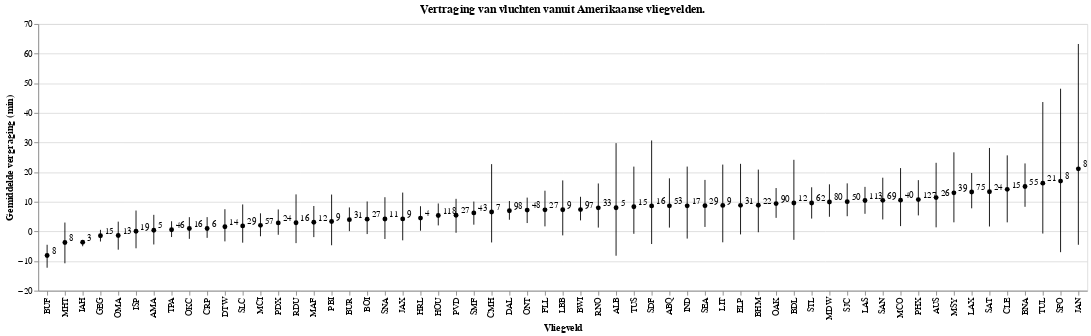

The notebook cell this image was saved under:
### Markdown cell above
Altair heeft ook een grote toolkit voor statistische analyses beschikbaar. In dit voorbeeld worden `mark_*` properties gecombineerd om een gemiddelde met confidence intervals weer te geven met als annotation het aantal datapunten waarop de bootstrap is gebaseerd. De logica volgt weer eenzelfde opzet:

1. Base chart met x-as, y-as en tooltip encodings. De sortering van de X-as zit in de base chart, zodat deze toegepast wordt voor alle figuren.
2. Maken van een figuur met points
3. Maken van een figuur met error bars
4. Maken van een figuur met text annotatie
5. Overlay maken van figuren 2, 3 en 4.

### Code cell
df = data.flights_2k()

base = (
    alt
    .Chart(
        df, 
        title="Vertraging van vluchten vanuit Amerikaanse vliegvelden.",
    )
    .encode(
        x=alt.X(
            "origin",
            sort=alt.EncodingSortField("delay", op="mean"),
            title="Vliegveld"
        ),
        y=alt.Y("mean(delay)", title="Gemiddelde vergraging (min)"),
        tooltip=["origin","mean(delay)","count(delay)"]
    )
)

points = (
    base
    .mark_point(color="black", filled=True)
)


error_bars = (
    base
    # Altair heeft veel ingebouwde aggragatie functies, waaronder bootstrapped 95% confidence intervals
    # https://altair-viz.github.io/user_guide/encoding.html#binning-and-aggregation
    .encode(y="ci0(delay)", y2="ci1(delay)")
    .mark_rule()
)

annotation = (
    base
    .mark_text(
        align='left',
        baseline='middle',
        fontSize=10,
        dx=5,
        dy=-5
    )
    .encode(text='count(delay)')
)

points + error_bars + annotation

### Figure 1 — Vega-Lite specification as saved in the notebook (floating-point values rounded to 4 significant figures; data arrays with more than 128 entries replaced by an {"elided": "..."} marker saying what was removed)
{"config": {"view": {"continuousWidth": 400, "continuousHeight": 300}}, "layer": [{"mark": {"type": "point", "color": "black", "filled": true}, "encoding": {"tooltip": [{"field": "origin", "type": "nominal"}, {"aggregate": "mean", "field": "delay", "type": "quantitative"}, {"aggregate": "count", "field": "delay", "type": "quantitative"}], "x": {"field": "origin", "sort": {"field": "delay", "op": "mean"}, "title": "Vliegveld", "type": "nominal"}, "y": {"aggregate": "mean", "field": "delay", "title": "Gemiddelde vergraging (min)", "type": "quantitative"}}, "title": "Vertraging van vluchten vanuit Amerikaanse vliegvelden."}, {"mark": "rule", "encoding": {"tooltip": [{"field": "origin", "type": "nominal"}, {"aggregate": "mean", "field": "delay", "type": "quantitative"}, {"aggregate": "count", "field": "delay", "type": "quantitative"}], "x": {"field": "origin", "sort": {"field": "delay", "op": "mean"}, "title": "Vliegveld", "type": "nominal"}, "y": {"aggregate": "ci0", "field": "delay", "type": "quantitative"}, "y2": {"aggregate": "ci1", "field": "delay"}}, "title": "Vertraging van vluchten vanuit Amerikaanse vliegvelden."}, {"mark": {"type": "text", "align": "left", "baseline": "middle", "dx": 5, "dy": -5, "fontSize": 10}, "encoding": {"text": {"aggregate": "count", "field": "delay", "type": "quantitative"}, "tooltip": [{"field": "origin", "type": "nominal"}, {"aggregate": "mean", "field": "delay", "type": "quantitative"}, {"aggregate": "count", "field": "delay", "type": "quantitative"}], "x": {"field": "origin", "sort": {"field": "delay", "op": "mean"}, "title": "Vliegveld", "type": "nominal"}, "y": {"aggregate": "mean", "field": "delay", "title": "Gemiddelde vergraging (min)", "type": "quantitative"}}, "title": "Vertraging van vluchten vanuit Amerikaanse vliegvelden."}], "data": {"name": "data-88e9b7fae6af240a1c1bf8bb62bf7eaa"}, "$schema": "https://vega.github.io/schema/vega-lite/v4.17.0.json", "datasets": {"data-88e9b7fae6af240a1c1bf8bb62bf7eaa": {"elided": "2000 records"}}}
